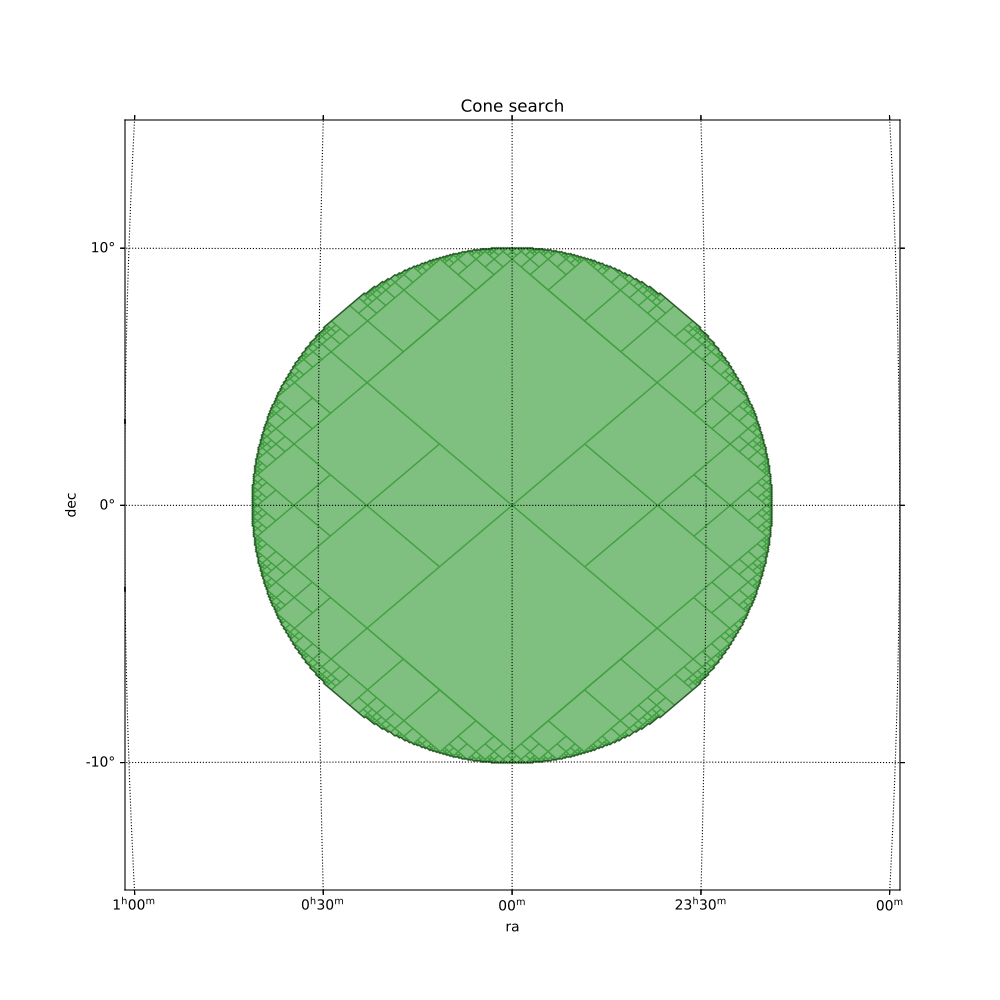

The Python source for this figure:
from cdshealpix import cone_search_lonlat
import astropy.units as u
cone = cone_search_lonlat(lon=0 * u.deg, lat=0 * u.deg, radius=10 * u.deg, depth=10)

from mocpy import MOC, WCS
from astropy.coordinates import SkyCoord, Angle

moc = MOC.from_cells(cone)
# Plot the MOC using matplotlib
import matplotlib.pyplot as plt
fig = plt.figure(111, figsize=(10, 10))
# Define a astropy WCS from the mocpy.WCS class
with WCS(fig,
        fov=30 * u.deg,
        center=SkyCoord(0, 0, unit='deg', frame='icrs'),
        coordsys="icrs",
        rotation=Angle(0, u.degree),
        projection="AIT") as wcs:
    ax = fig.add_subplot(1, 1, 1, projection=wcs)
    # Call fill with a matplotlib axe and the `~astropy.wcs.WCS` wcs object.
    moc.fill(ax=ax, wcs=wcs, alpha=0.5, fill=True, color="green")
    # Draw the perimeter of the MOC in black
    moc.border(ax=ax, wcs=wcs, alpha=0.5, color="black")
plt.xlabel('ra')
plt.ylabel('dec')
plt.title('Cone search')
plt.grid(color="black", linestyle="dotted")
plt.show()
